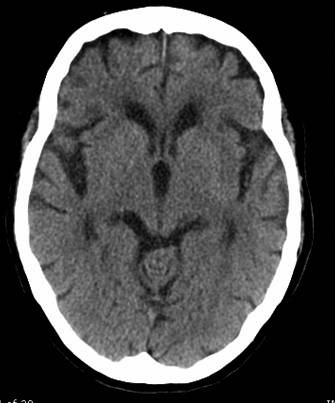
#> input picture lab1/ct_brain.jpg, 335 x 403 px
$ jupyter execute --allow-errors lab1_nguyet79.ipynb
#> lines starting #> are read from the running program, lines starting #| are printed output that depends on the picture; after the words box and inside, x2 and y2 are one past the last pixel; in counts of white or black regions, pixels touching at a corner belong together
## ZSL lab 1 ##
nguyet79@fel.cvut.cz

[cell 1]
import scipy.stats as stats
from scipy.stats import t, ttest_ind
import numpy as np
import matplotlib.pyplot as plt
import pandas as pd
import cv2

## first part

What are the dimensions of the image matrix?

What is the brightness value that represents the image background?

What is the average brightness value of the brain and the skull in the image? (Try using histogram of the image.)

Using simple thresholding of the brightness values

1) produce an image that is a binary mask of the skull in the image.

2) produce an image that is a binary mask of the brain in the image. Is it possible to select the brain only by thresholding the brightness?

# 1. load image

[cell 2]
img = cv2.imread('ct_brain.jpg')
#> img is the input picture: shape (403, 335, 3); min 0, max 255, mean 76.7
img = cv2.cvtColor(img, cv2.COLOR_BGR2GRAY)
#> img: shape (403, 335)
plt.imshow(img, cmap='gray')
plt.axis('on')
plt.show()

## Create histogram of the image and find average brightness value of the brain.

[cell 3]
hist, bins = np.histogram(img.flatten(), bins=256, range=[0, 256])
#> hist = 256 values, max 27662 at index 1, min 9 at index 178, mean 527.4; bins = 257 values from 0 to 256

plt.bar(bins[:-1], hist, width=1)
plt.title('Histogram of Pixel Intensities')
plt.ylabel('Pixel Intensity')
plt.xlabel('Frequency')
plt.xlim([0, 255])
plt.show()
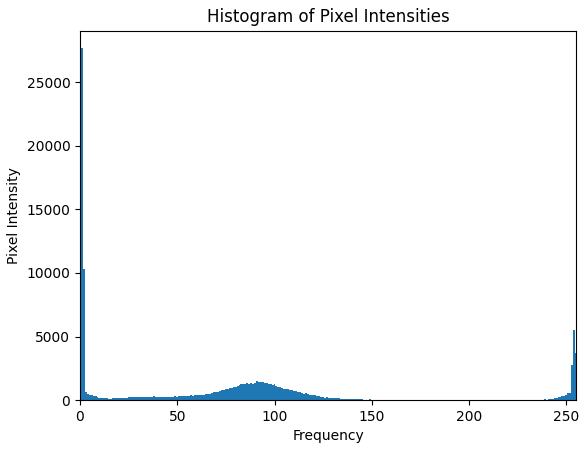
#> figure drawn by matplotlib, 1 panel; tallest bar 27662 high, from x = 0.5 to 1.5

## Using simple thresholding of the brightness values

1) produce an image that is a binary mask of the skull in the image.

2) produce an image that is a binary mask of the brain in the image. Is it possible to select the brain only by thresholding the brightness?

[cell 4]
mask_skull = img > 200
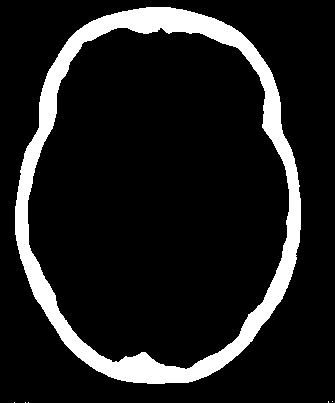
#> mask_skull: shape (403, 335) bool; 12.1% white; 6 white regions (5 under 20 px), largest, box (x1, y1, x2, y2) and area: (15, 7, 301, 384) 16298
plt.imshow(mask_skull, cmap='gray')

[cell 5]
brain_mask = (img > 40) & (img < 210)
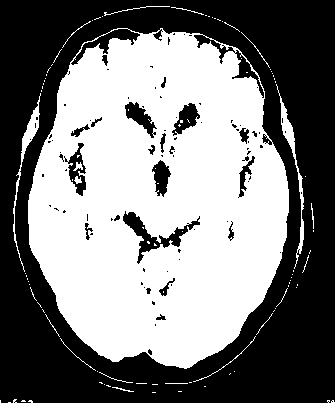
#> brain_mask: shape (403, 335) bool; 49.1% white; 100 white regions (81 under 20 px), largest, box (x1, y1, x2, y2) and area: (28, 28, 289, 369) 64145, (276, 84, 304, 269) 675, (13, 93, 41, 272) 589
plt.imshow(brain_mask, cmap='gray')

## Homework 1
Try to improve the binary mask for brain by smoothing the image by Gaussian filter.

[cell 6]
# smooth the image using a Gaussian filter
img_smooth = cv2.GaussianBlur(img, (9, 9), 3)
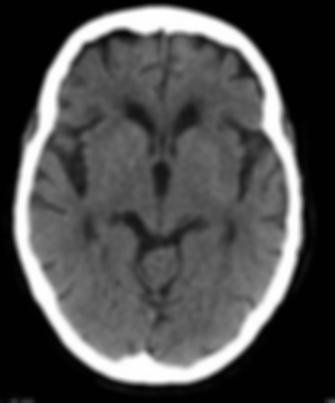
#> img_smooth: shape (403, 335); min 0, max 254, mean 76.6
plt.imshow(img_smooth, cmap='gray')

brain_mask_smooth = (img_smooth > 40) & (img_smooth < 210)
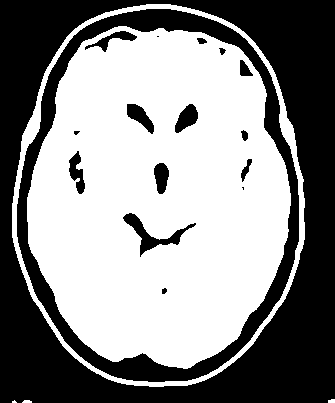
#> brain_mask_smooth: shape (403, 335) bool; 54.3% white; 17 black regions (3 under 20 px), largest, box (x1, y1, x2, y2) and area: (0, 0, 335, 403) 45572, (17, 9, 299, 382) 13115, (123, 213, 196, 257) 752
plt.imshow(brain_mask_smooth, cmap='gray')

## Homework 2
Implement a simpler variant of the two sample Student's t test as a function

[cell 7]
# implement my own two sample ttest

def my_two_sample_ttest(sample1, sample2, alpha, adjusted_alpha = False, num_of_comparisons = 0):
    if adjusted_alpha:
        alpha = alpha / num_of_comparisons
    decision = 0

    mean1 = np.mean(sample1)
    mean2 = np.mean(sample2)
    sd1 = np.std(sample1, ddof=1)
    sd2 = np.std(sample2, ddof=1)
    sd_pooled = np.sqrt(((len(sample1) - 1) * sd1**2 + (len(sample2) - 1) * sd2**2) / (len(sample1) + len(sample2) - 2))
    t_statistic = (mean1 - mean2) / (sd_pooled * np.sqrt(1/len(sample1) + 1/len(sample2)))

    p_val = (1 - t.cdf(abs(t_statistic), df=len(sample1) + len(sample2) - 2)) * 2

    if p_val < alpha:
        decision = 1

    return t_statistic, p_val

[cell 8]
# test my ttest function

for i in range(10):

    sample1 = np.random.normal(0.1, 1, 100)
    sample2 = np.random.normal(0.1, 1, 100)

    t_statistics, p_val = my_two_sample_ttest(sample1, sample2, alpha=0.05)

    # compare with scipy's ttest_ind
    t_statistic_scipy, p_val_scipy = stats.ttest_ind(sample1, sample2, equal_var=True)
    print(f"my t-test: {t_statistics:.3f}, my p-value: {p_val:.3f},\n reference t-test: {t_statistic_scipy:.3f}, reference p-value: {p_val_scipy:.3f}")
